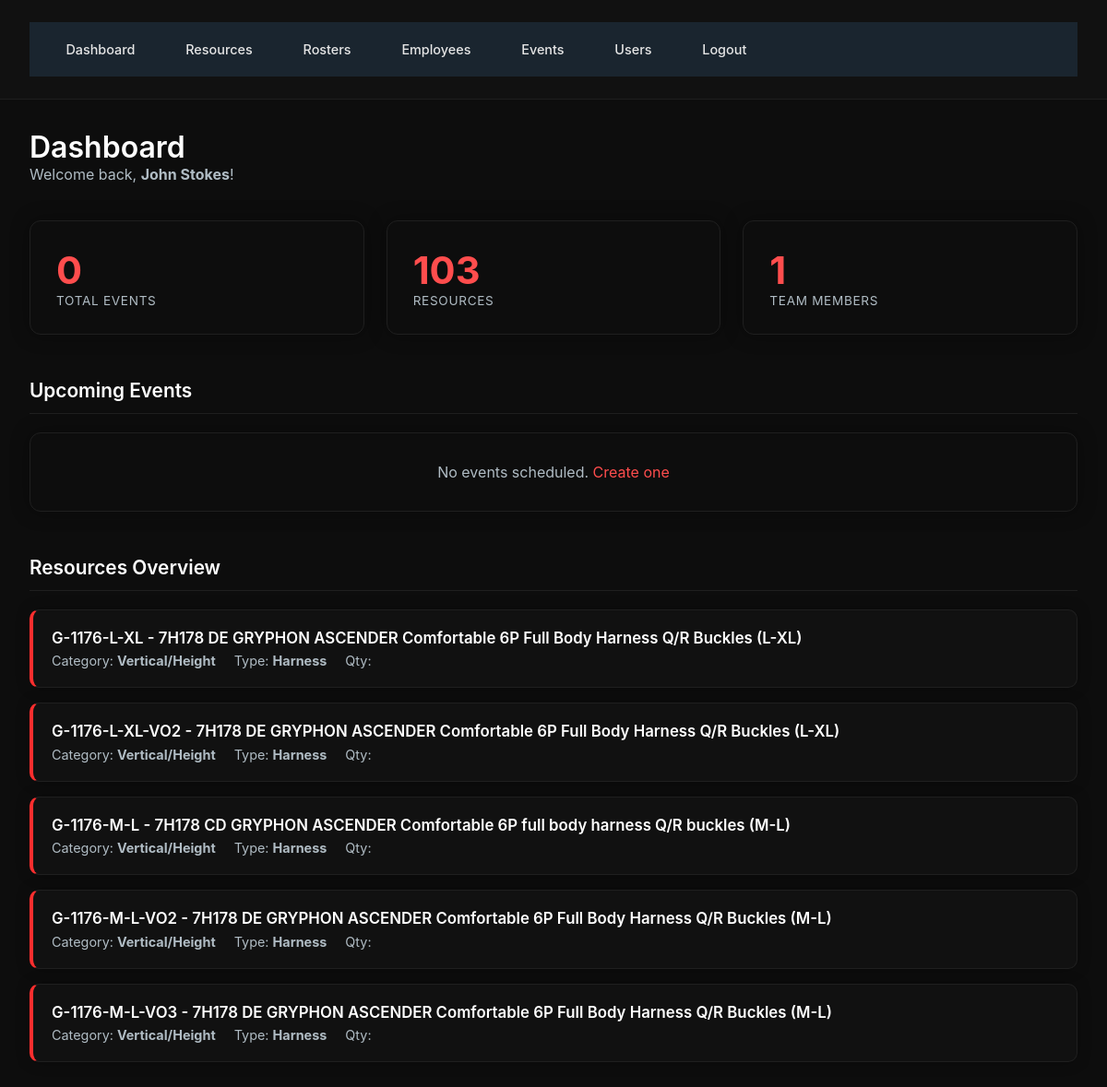
/ (signed in), run on an earlier commit of the app's database.
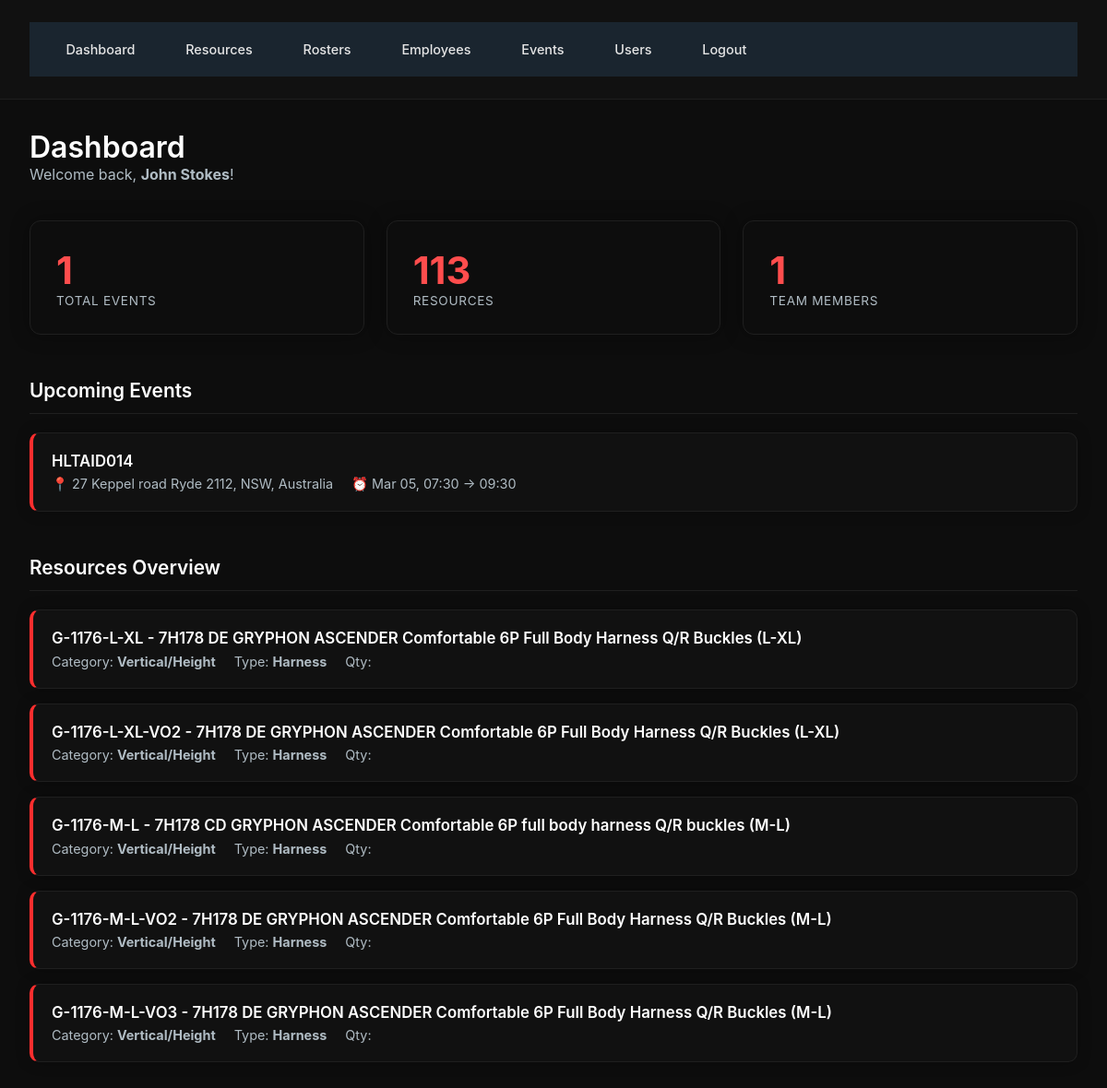
And on a later commit of the database.
### Database.py (models this page shows)
class Resource(db.Model):
    id = db.Column(db.Integer, primary_key=True)
    item_code = db.Column(db.String(120), unique=True, nullable=False)
    category = db.Column(db.String(120), nullable=False)
    type = db.Column(db.String(120), nullable=False)
    description = db.Column(db.String(255))
    qty = db.Column(db.Integer, default=1)
    asset_number = db.Column(db.String(120))
    dom = db.Column(db.Date)  # Date of Manufacture
    lifespan_years = db.Column(db.Integer)

class Event(db.Model):
    id = db.Column(db.Integer, primary_key=True)
    title = db.Column(db.String(200))
    location = db.Column(db.String(200))
    start_time = db.Column(db.DateTime)
    end_time = db.Column(db.DateTime)
    setup_minutes = db.Column(db.Integer, default=0)
    packup_minutes = db.Column(db.Integer, default=0)
    employees = db.relationship("Employee", secondary=event_employee, cascade="all, delete", passive_deletes=True)
    resources = db.relationship("Resource", secondary=event_resource, cascade="all, delete", passive_deletes=True)

### app.py (the view)
    @app.route('/')
    @login_required
    def index():
        events = Event.query.all()
        resources = Resource.query.all()
        employees = Employee.query.all()
        return render_template('index.html', events=events, resources=resources, employees=employees)

### Templates/index.html (shortened to what this page needs)
{% extends "base.html" %}
{% block content %}
<div class="dashboard-header">
  <div>
    <h2 class="dashboard-title">Dashboard</h2>
    <p class="welcome-text">Welcome back, <strong>{{ current_user.username }}</strong>!</p>
  </div>
</div>
<div class="stats-grid">
  <div class="stat-card">
    <div class="stat-value">{{ events|length }}</div>
    <div class="stat-label">Total Events</div>
  </div>
  <div class="stat-card">
    <div class="stat-value">{{ resources|length }}</div>
    <div class="stat-label">Resources</div>
  </div>
  <div class="stat-card">
    <div class="stat-value">{{ employees|length }}</div>
    <div class="stat-label">Team Members</div>
  </div>
</div>
<div class="dashboard-section">
  <h3 class="section-title">Upcoming Events</h3>
  {% if events %}
    <div class="events-list">
      {% for e in events[:5] %}
        <div class="event-card">
          <div class="event-title">{{ e.title }}</div>
          <div class="event-details">
            <span class="event-location">📍 {{ e.location }}</span>
            <span class="event-time">⏰ {{ e.start_time.strftime('%b %d, %H:%M') if e.start_time else 'N/A' }} → {{ e.end_time.strftime('%H:%M') if e.end_time else 'N/A' }}</span>
          </div>
        </div>
      {% endfor %}
    </div>
  {% else %}
    <div class="empty-state">
      No events scheduled. <a href="{{ url_for('events') }}">Create one</a>
    </div>
  {% endif %}
</div>
<div class="dashboard-section">
  <h3 class="section-title">Resources Overview</h3>
  {% if resources %}
    <div class="resources-list">
      {% for r in resources[:5] %}
        <div class="resource-card">
          <div class="resource-title">{{ r.item_code }} - {{ r.description }}</div>
          <div class="resource-details">
            <span>Category: <strong>{{ r.category }}</strong></span>
            <span>Type: <strong>{{ r.type }}</strong></span>
            <span>Qty: <strong>{{ r.quantity }}</strong></span>
          </div>
        </div>
      {% endfor %}
    </div>
  {% else %}
    <div class="empty-state">
      No resources added yet. <a href="{{ url_for('resources') }}">Add one</a>
    </div>
  {% endif %}
</div>
{% endblock %}

What changed in the data, as far as the page shows it:
added Event: title "HLTAID014", location "27 Keppel road Ryde 2112, NSW, Australia", start_time "Mar 05, 07:30", end_time "09:30"
Also different on the page:
{{ events|length }}: "0" → "1"
{{ resources|length }}: "103" → "113"
text no longer shown: "No events scheduled. Create one"
